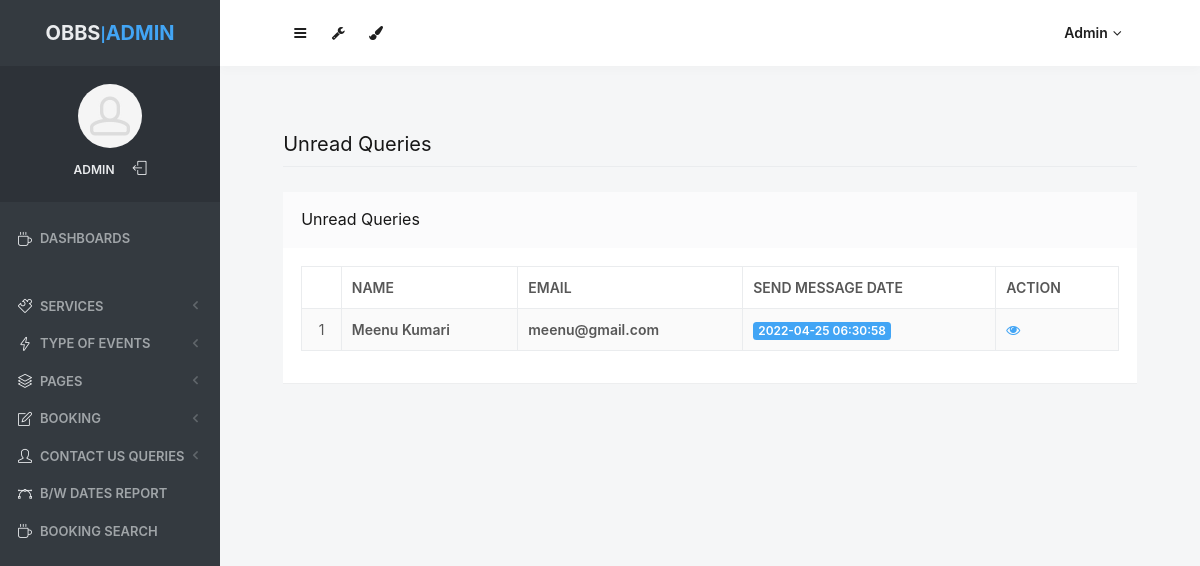
/admin/unread-queries.php (signed in), run on the app's committed database.
### tables this page shows
CREATE TABLE `tblcontact` (
  `ID` int(10) NOT NULL,
  `Name` varchar(200) DEFAULT NULL,
  `Email` varchar(200) DEFAULT NULL,
  `Message` mediumtext DEFAULT NULL,
  `EnquiryDate` timestamp NOT NULL DEFAULT current_timestamp(),
  `IsRead` int(5) DEFAULT NULL
);

### admin/unread-queries.php (the view, shortened to what this page needs)
<?php
include('includes/dbconnection.php');
if (strlen($_SESSION['odmsaid']==0)) {
  header('location:logout.php');
  } else{
  ?>
<!doctype html>
<html lang="en" class="no-focus">
    <head>
        <link rel="stylesheet" href="assets/js/plugins/datatables/dataTables.bootstrap4.min.css">
        <link rel="stylesheet" id="css-main" href="assets/css/codebase.min.css">
    </head>
    <body>
        <div id="page-container" class="sidebar-o sidebar-inverse side-scroll page-header-fixed main-content-narrow">
           <?php include_once('includes/sidebar.php');?>
          <?php include_once('includes/header.php');?>
            <main id="main-container">
                <div class="content">
                    <h2 class="content-heading">Unread Queries</h2>
                    <div class="block">
                        <div class="block-header block-header-default">
                            <h3 class="block-title">Unread Queries</h3>
                        </div>
                        <div class="block-content block-content-full">
                            <table class="table table-bordered table-striped table-vcenter js-dataTable-full-pagination">
                                <thead>
                                    <tr>
                                        <th class="text-center"></th>
                                        <th class="d-none d-sm-table-cell">Name</th>
                                        <th class="d-none d-sm-table-cell">Email</th>
                                        <th class="d-none d-sm-table-cell">Send Message Date</th>
                                        <th class="d-none d-sm-table-cell" style="width: 15%;">Action</th>
                                       </tr>
                                </thead>
                                <tbody>
                                    <?php
$sql="SELECT * from tblcontact where IsRead is null";
$query = $dbh -> prepare($sql);
$query->execute();
$results=$query->fetchAll(PDO::FETCH_OBJ);
$cnt=1;
if($query->rowCount() > 0)
{
foreach($results as $row)
{               ?>
                                    <tr>
                                        <td class="text-center"><?php echo htmlentities($cnt);?></td>
                                        <td class="font-w600"><?php  echo htmlentities($row->Name);?></td>
                                        <td class="font-w600"><?php  echo htmlentities($row->Email);?></td>
                                        <td class="font-w600">
                                            <span class="badge badge-primary"><?php  echo htmlentities($row->EnquiryDate);?></span>
                                        </td>
                                         <td class="d-none d-sm-table-cell"><a href="view-user-queries.php?viewid=<?php echo htmlentities ($row->ID);?>"><i class="fa fa-eye" aria-hidden="true"></i></a></td>
                                    </tr>
                                <?php $cnt=$cnt+1;}} ?>
                                </tbody>
                            </table>
                        </div>
                    </div>
                </div>
            </main>
        </div>
    </body>
</html>
<?php }  ?>

### admin/includes/sidebar.php (shortened to what this page needs)
     <?php
include('includes/dbconnection.php');
if (strlen($_SESSION['odmsaid']==0)) {
  header('location:logout.php');
  } else{
  ?>
   <nav id="sidebar">
                <div id="sidebar-scroll">
                    <div class="sidebar-content">
                        <div class="content-header content-header-fullrow px-15">
                            <div class="content-header-section text-center align-parent sidebar-mini-hidden">
                                <div class="content-header-item">
                                    <a class="link-effect font-w700" href="dashboard.php">
                                        <span class="font-size-xl text-dual-primary-dark">OBBS</span>|<span class="font-size-xl text-primary">ADMIN</span>
                                    </a>
                                </div>
                            </div>
                        </div>
                        <div class="content-side content-side-full content-side-user px-10 align-parent">
                            <div class="sidebar-mini-hidden-b text-center">
                                <a class="img-link" href="dashboard.php">
                                    <img class="img-avatar" src="assets/img/avatars/avatar15.jpg" alt="">
                                </a>
                                <ul class="list-inline mt-10">
                                    <?php
$aid=$_SESSION['odmsaid'];
$sql="SELECT AdminName from  tbladmin where ID=:aid";
$query = $dbh -> prepare($sql);
$query->bindParam(':aid',$aid,PDO::PARAM_STR);
$query->execute();
$results=$query->fetchAll(PDO::FETCH_OBJ);
$cnt=1;
if($query->rowCount() > 0)
{
foreach($results as $row)
{               ?>
                                    <li class="list-inline-item">
                                        <a class="link-effect text-dual-primary-dark font-size-xs font-w600 text-uppercase" href="admin-profile.php"><?php  echo $row->AdminName;?></a>
                                    </li><?php $cnt=$cnt+1;}} ?>
                                    <li class="list-inline-item">
                                        <a class="link-effect text-dual-primary-dark" href="logout.php">
                                            <i class="si si-logout"></i>
                                        </a>
                                    </li>
                                </ul>
                            </div>
                        </div>
                        <div class="content-side content-side-full">
                            <ul class="nav-main">
                                <li class="open">
                                    <a href="dashboard.php"><i class="si si-cup"></i><span class="sidebar-mini-hide">Dashboards</span></a>
                                </li>
                                <li class="nav-main-heading"><span class="sidebar-mini-visible">UI</span><span class="sidebar-mini-hidden"></span></li>
                                <li>
                                    <a class="nav-submenu" data-toggle="nav-submenu"><i class="si si-puzzle"></i><span class="sidebar-mini-hide"></span>Services</a>
                                </li>
                                <li>
                                    <a class="nav-submenu" data-toggle="nav-submenu" href="#"><i class="si si-energy"></i><span class="sidebar-mini-hide">Type of Events</span></a>
                                </li>
                                <li>
                                    <a class="nav-submenu" data-toggle="nav-submenu" href="#"><i class="si si-layers"></i><span class="sidebar-mini-hide">Pages</span></a>
                                </li>
                                <li>
                                    <a class="nav-submenu" data-toggle="nav-submenu" href="#"><i class="si si-note"></i><span class="sidebar-mini-hide">Booking</span></a>
                                </li>
                                <li>
                                    <a class="nav-submenu" data-toggle="nav-submenu" href="#"><i class="si si-user"></i><span class="sidebar-mini-hide">Contact Us Queries</span></a>
                                </li>
                                <li>
                                    <a  href="between-dates-report.php"><i class="si si-vector"></i><span class="sidebar-mini-hide">B/w Dates Report</span></a>
                                </li>
                     <li>
                                    <a href="booking-search.php"><i class="si si-cup"></i><span class="sidebar-mini-hide">Booking Search</span></a>
                                </li>
                            </ul>
                        </div>
                    </div>
                </div>
            </nav>
           <?php }  ?>

### admin/includes/header.php (shortened to what this page needs)
   <?php
include('includes/dbconnection.php');
if (strlen($_SESSION['odmsaid']==0)) {
  header('location:logout.php');
  } else{
  ?>
            <header id="page-header">
                <div class="content-header">
                    <div class="content-header-section">
                        <button type="button" class="btn btn-circle btn-dual-secondary" data-toggle="layout" data-action="sidebar_toggle">
                            <i class="fa fa-navicon"></i>
                        </button>
                        <div class="btn-group" role="group">
                            <button type="button" class="btn btn-circle btn-dual-secondary" id="page-header-options-dropdown" data-toggle="dropdown" aria-haspopup="true" aria-expanded="false">
                                <i class="fa fa-wrench"></i>
                            </button>
                        </div>
                        <div class="btn-group" role="group">
                            <button type="button" class="btn btn-circle btn-dual-secondary" id="page-header-themes-dropdown" data-toggle="dropdown" aria-haspopup="true" aria-expanded="false">
                                <i class="fa fa-paint-brush"></i>
                            </button>
                        </div>
                    </div>
                    <div class="content-header-section">
                        <div class="btn-group" role="group">
                            <?php
$aid=$_SESSION['odmsaid'];
$sql="SELECT AdminName from  tbladmin where ID=:aid";
$query = $dbh -> prepare($sql);
$query->bindParam(':aid',$aid,PDO::PARAM_STR);
$query->execute();
$results=$query->fetchAll(PDO::FETCH_OBJ);
$cnt=1;
if($query->rowCount() > 0)
{
foreach($results as $row)
{               ?>
                            <button type="button" class="btn btn-rounded btn-dual-secondary" id="page-header-user-dropdown" data-toggle="dropdown" aria-haspopup="true" aria-expanded="false">
                                <?php  echo $row->AdminName;?><i class="fa fa-angle-down ml-5"></i>
                            </button>
                            <?php $cnt=$cnt+1;}} ?>
                        </div>
                    </div>
                </div>
            </header>
            <?php }  ?>

### data on the page
tblcontact: Name "Meenu Kumari", Email "meenu@gmail.com", EnquiryDate "2022-04-25 06:30:58"

### other printed values
$row->AdminName "ADMIN"
$row->AdminName "Admin"
